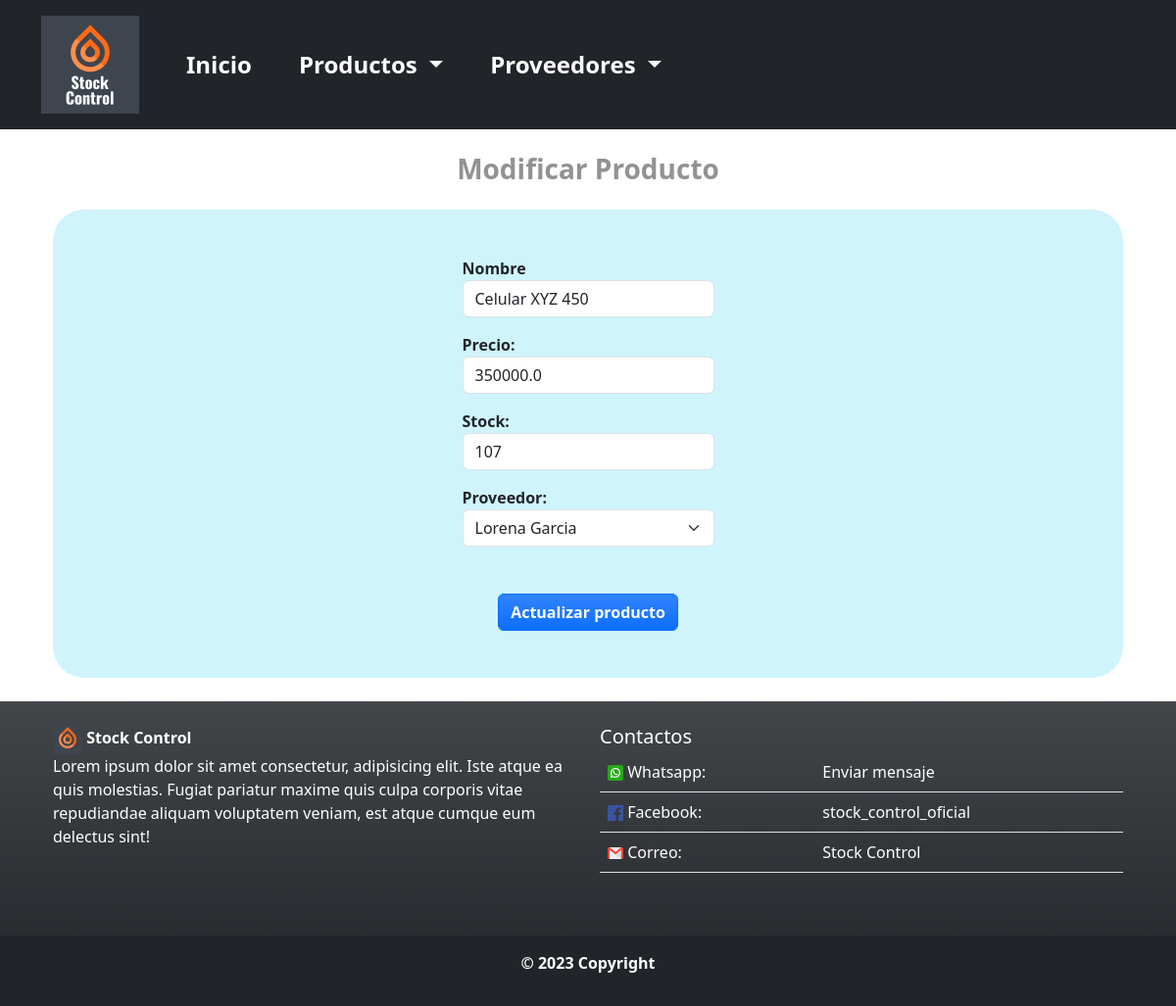
Screenshot of /productos/modificar/2 with the database file from the repository.
### compra/models.py (models this page shows, shortened)
class Producto(models.Model):
    nombre = models.CharField(max_length=30)
    precio = models.FloatField(default=0.0)
    stock_actual = models.IntegerField(default=0)
    proveedor = models.ForeignKey(
        Proveedor,
        related_name="productos",
        on_delete=models.CASCADE
    )
    activo = models.BooleanField(default=True)

### compra/views.py (the view, shortened to what this page needs)
# urls.py: path("productos/modificar/<int:id_producto>", views.modificar_producto, name="modificar_producto"),
def modificar_producto(request, id_producto):
    try:
        listado_proveedores = Proveedor.objects.all()
        producto = Producto.objects.get(id=id_producto)
        context = {
            "listado_proveedores": listado_proveedores,
            "producto": producto
        }
    except:
        messages.error(request, f"El producto {producto.nombre} no se puede actualizar.")
        return redirect("productos")
    return render(
        request,
        "compra/modificar_producto.html",
        context
    )

### compra/templates/compra/modificar_producto.html (shortened to what this page needs)
{% extends "compra/base.html" %}
{% block content %}
<h3 class="pb-3 d-flex justify-content-center fw-bold text-body-tertiary">Modificar Producto</h3>
<div class="d-flex justify-content-center p-5 bg-info-subtle rounded-5">
    <form method="post">
        <div class="form-group">
            <label class="fw-semibold">Nombre</label>
            <input type="text" name="nombre" class="mb-3 form-control" value="{{producto.nombre}}">
            <label class="fw-semibold">Precio:</label>
            <input type="number" name="precio" class="mb-3 form-control" value="{{producto.precio}}">
            <label class="fw-semibold">Stock:</label>
            <input type="number" name="stock_actual" class="mb-3 form-control" value="{{producto.stock_actual}}">
            <label class="fw-semibold">Proveedor:</label>
            <select name="proveedor" class="form-select">
                {% for proveedor in listado_proveedores %}
                     {% if producto.proveedor.id == proveedor.id %}
                         <option value="{{ proveedor.id }}" SELECTED>
                             {{ proveedor.nombre }} {{ proveedor.apellido }}
                         </option>
                     {% else %}
                         <option value="{{ marca.id }}">
                             {{ proveedor.nombre }} {{ proveedor.apellido }}
                         </option>
                     {% endif %}
                 {% endfor %}
             </select>
            <div class="d-flex justify-content-center pt-5">
                <input type="submit" class="btn btn-primary bg-gradient fw-bold" value="Actualizar producto">
            </div>
        </div>
      </form>
</div>
{% endblock %}

### rows the page displays
Producto: nombre "Celular XYZ 450", precio "350000.0", stock_actual "107"

### other values shown
form field proveedor "Lorena Garcia"
